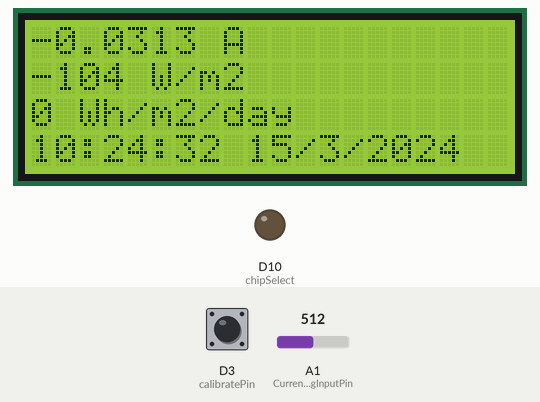
A sketch run on a simulated Arduino Zero (SAMD21). Shown: 20×4 character LCD, output pins drawn as LEDs (lit = HIGH). The inputs (shaded band) are chosen by the test bench; at power-on: D3 (calibratePin) HIGH, A1 (CurrentAnalogInputPin) = 512 (analog values on the 0–1023 scale). The local clock reads 2024-03-15 10:24:30 at power-on unless the sketch sets it; storage starts empty; what the sketch prints to the serial monitor is not drawn.

Above: at 2.2 s.
2.3 s: D3 (calibratePin) pulled LOW for 0.15 s
At 3.6 s:
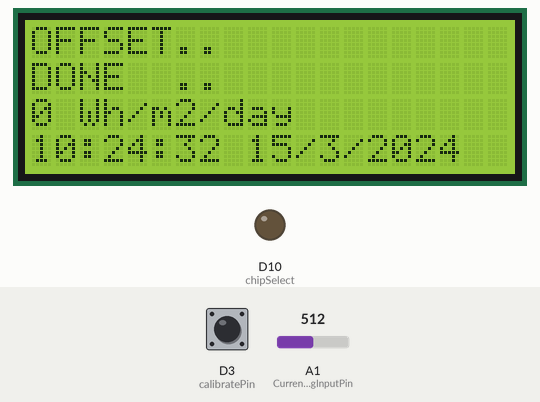
5.4 s: A1 (CurrentAnalogInputPin) set to 535
At 7.9 s:
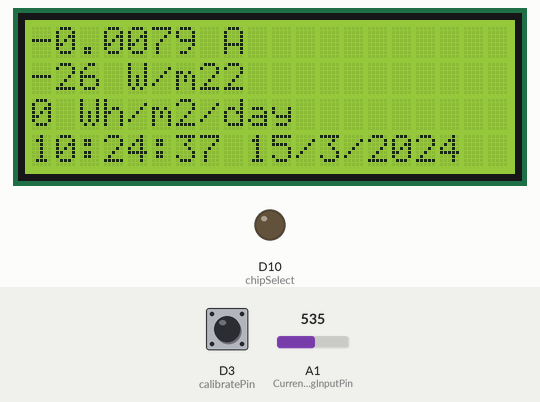
8.1 s: A1 (CurrentAnalogInputPin) set to 543
At 10.9 s:
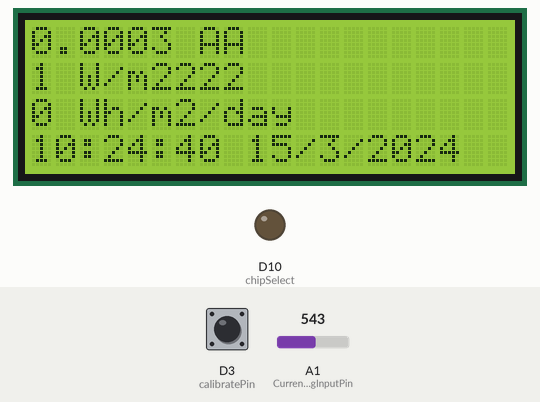
11.1 s: D3 (calibratePin) pulled LOW for 1 s
At 12.7 s:
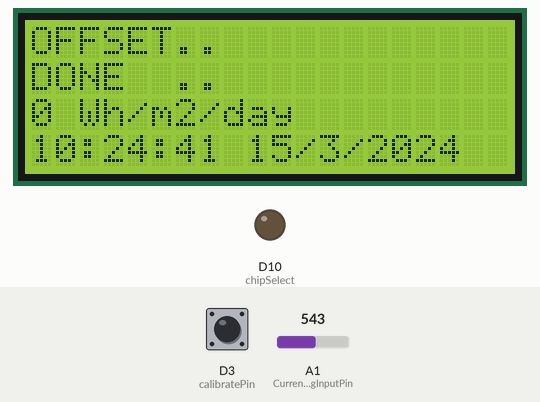
14.4 s: D3 (calibratePin) pulled LOW for 0.15 s
At 15.05 s:
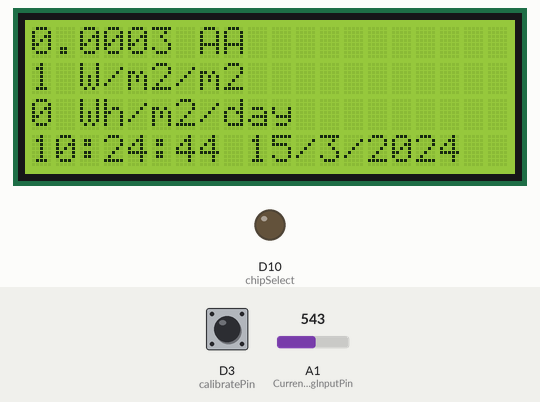
16.4 s: D3 (calibratePin) pulled LOW for 1 s
At 18.6 s:
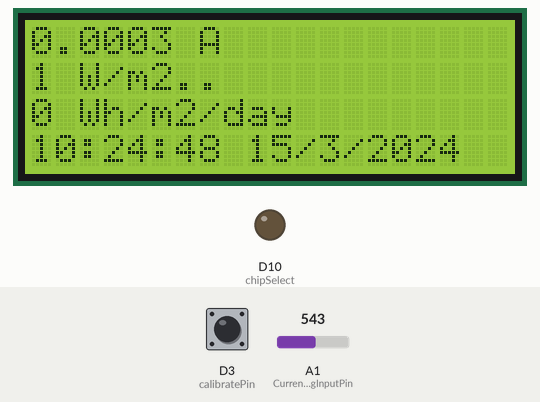
Timing chart, 0 to 20.1 s (numbered marks = the images above; inputs shaded):
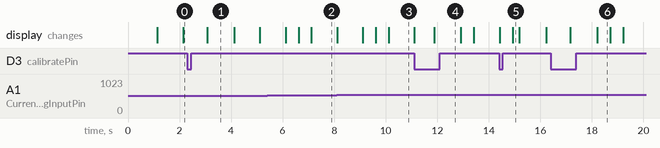

Measured:
- the behaviour switches between 542 and 543 on A1 (CurrentAnalogInputPin) (found by bisection; images 2 and 3)
- after the input at 2.3 s, the display: changes after 0.77 s (image 1)
- after the input at 11.1 s, the display: first differs from a run without the input after 0.77 s (image 4)
- after the input at 14.4 s, the display: first differs from a run without the input after 0.52 s (image 5)
- after the input at 16.4 s, the display: first changes after 0.76 s (image 6 shows a later state)
- what the display in image 1 shows lasts 1.0 s, from 3.1 s to 4.1 s
- what the display in image 6 shows lasts 0.5 s, from 18.2 s to 18.7 s

The sketch:

datalogger_Irradiance_SD.ino
```cpp
/* Irradiation meter using Solar Cell by Solarduino */

// Note :  Safety is very important when dealing with electricity. We take no responsibilities while you do it at your own risk.
// Note :  Irradiation meter is designed to measure and record the irradiation level for PV system performance check and feasibility study.
// Note :  Irradiation can measure and record (in SD card) instantaneous short circuit current (Isc) of panel, instantaneous Irradiation (W/m2) and daily Irradiation Energy in (W/m2/day)
// Note :  The daily Irradiation Energy is reset everyday or reset upon power outage (power supply to Arduino).
// Note :  The accuracy of the Irradiation is subject to the quality of user's solar cell and current module sensor.
// Note :  The Short Circuit Current of panel is recommended to be slightly lower or near the maximum range of current sensor for better accuracy results.
// Note :  The Irradiation is 100% subject to measured current and temperature coeffecient is neglected as it has almost negligible effect
// Note :  The temperature coefficient is neglected so that do not need additional temperature probe, furthermore 65 degree celcius under hot sun (40 degree temperature diference from STC) only performing 2.5% difference.
// Note :  The unit provides reasonable accuracy and may not be comparable with other expensive branded and commercial irradiation meter.
// Note :  All credit shall be given to Solarduino.

/*/////////////////////////////////////////////////////////////////////////////////////////////////////////////////////////////////////////////////////////////////////////////////////*/

/* 0- General */

int decimalPrecision = 4;                   /* decimal places for only for current value shown in LED Display */

/* 1- DC Current & Irradiation */
const int calibratePin = 3;
int PotPin = A0;
int CurrentAnalogInputPin = A1;             // Which pin to measure Current Value
float mVperAmpValue = 3500;                  // If using ACS712 current module : for 5A module key in 185, for 20A module key in 100, for 30A module key in 66
// If using WCS current module : for 0.25A module key in 7000, for 0.5A module key in 3500, for 1.0A module key in 2000, for 2.0A module key in 1000.
float moduleMiddleVoltage = 1650;           // key in middle voltage value in mV. For 5V power supply key in 2500, for 3.3V power supply, key in 1650 mV
float moduleSupplyVoltage = 3300;           // supply voltage to current sensor module in mV, default 5000mV, may use 3300mV
float currentSampleRead  = 0;               /* to read the value of a sample*/
float currentLastSample  = 0;               /* to count time for each sample. Technically 1 milli second 1 sample is taken */
float currentSampleSum   = 0;               /* accumulation of sample readings */
float currentSampleCount = 0;               /* to count number of sample. */
float currentMean ;                         /* to calculate the average value from all samples*/
float finalCurrent ;                        /* the final current reading without taking offset value*/
float finalCurrent2 ;                       /* the final current reading*/
float ShortCircuitCurrentSTC = 0.300   ;      // Key in the Short Circuit Current (At STC condition) of your Solar Panel or Solar Cell. Value 9 showing 9.0A Isc Panel.
float Irradiation = 0.00;                   /* This shows the irradiation level in W/m2.
            /* 1.1 - Offset DC Current */
int   OffsetRead = 0;                   /* To switch between functions for auto callibation purpose */
float currentOffset = 0;             // to Offset deviation and accuracy. Offset any fake current when no current operates.
// the offset will automatically done when you press the <SELECT> button on the LCD display module.
// you may manually set offset here if you do not have LCD shield
float offsetLastSample = 0;             /* to count time for each sample. Technically 1 milli second 1 sample is taken */
float offsetSampleCount = 0;            /* to count number of sample. */

/* 1.2 - Average Accumulate Irradiation */

float accumulateIrradiation = 0;                          /* Amount of accumulate irradiation*/
unsigned long startMillisIrradiation;                     /* start counting time for irradiation energy */
unsigned long currentMillisIrradiation;                   /* current counting time for irradiation energy */
const unsigned long periodIrradiation = 500;             // refresh every X seconds (in seconds) Default 1000 = 1 second
float FinalAccumulateIrradiationValue = 0;                /* shows the final accumulate irradiation reading*/


#include <Wire.h>
#include <LiquidCrystal_I2C.h>
LiquidCrystal_I2C lcd(0x27, 20, 4);
unsigned long startMillisLCD;                               /* start counting time for LCD Display */
unsigned long currentMillisLCD;                             /* current counting time for LCD Display */
const unsigned long periodLCD = 500;                       // refresh every X seconds (in seconds) in LED Display. Default 1000 = 1 second

/* 3 - SD memory card shield */

#include<Wire.h>                                            /*Load the library for talking over I2C (by default already built-it with arduino solftware)*/
#include<SD.h>                                              /*Load the SD card Library (by default already built-it with arduino solftware)*/
#include<SPI.h>                                             /*Load the SPI of SPI communication Library (by default already built-it with arduino solftware)*/
#include "RTClib.h"                                         //Must download the library from Tools > manage library > type RTCLib by Adafruit
RTC_DS1307 rtc_ext;                                             /* initiate Real Time Cloak for DS1307 chip */
DateTime now;                                               /* initiate time variable*/
int h = now.hour();                                         /* create h as variable for hour */
int chipSelect = 10;                                        /* ChipSelect pin based on the SC card shield using SPI communication. By default the pin is 10 on Arduino Uno. This pin cannot be changed */
File mySensorData;                                          // Variable for working with our file object
unsigned long startMillisSD;                                /* start counting time for SD Card */
unsigned long currentMillisSD;                              /* current counting time for SD Card */
const unsigned long periodSD = 10000;                       // refresh every X seconds (in seconds) Default 60000 = 1 minute


void setup()

{

  /* 0- General */

  Serial.begin(9600);                               /* In order to see value in serial monitor */
  pinMode(calibratePin, INPUT_PULLUP);

  attachInterrupt(digitalPinToInterrupt(calibratePin), CalibrateCurrent, FALLING);
  lcd.begin();

  // Turn on the blacklight and print a message.
  lcd.backlight();
  lcd.setCursor(0, 0);
  /* 1.2 - Average Accumulate Irradiation */

  startMillisIrradiation = millis();                /* Record initial starting time for daily irradiation */


  /* 3 - SD memory card shield */
  analogReadResolution(12);
  pinMode(chipSelect, OUTPUT);                      /*reserve pin 10 as an ouput by default*/
  rtc_ext.begin();
  Wire.begin();
  SD.begin(chipSelect);                             /* Initialise the SD Card with chipSelect connected to pin 10 by default*/
  startMillisSD = millis();                         /* Record initial starting time for SD card module */
  delay(1000);
  if (! rtc_ext.isrunning())                            /* if RTC not running give warning in Serial Monitor */
  {
    Serial.println("RTC is not running !");

  }

  //rtc_ext.adjust(DateTime(F(__DATE__), F(__TIME__)));   /*set the Real Time Cloak to the time same as your PC or Laptop time*/


  mySensorData = SD.open("Irrad.txt", FILE_WRITE);  // Open or create Irrad.txt on the SD card as a file to write to
  if (mySensorData)                                 // only to do these if data file opened sucessfully
  {
    DateTime now = rtc_ext.now();                       /* get time information */
    mySensorData.print("Date");
    mySensorData.print(",");
    mySensorData.print("Current (A)");
    mySensorData.print(",");
    mySensorData.print("Irradiation (W/m2)");
    mySensorData.print(",");
    mySensorData.println("Daily Irradiation (Wh/m2/day)");
    mySensorData.close();                          //close the file
  }


}

void loop()

{
  float voltage;


  /* 1- DC Current & Irradiation */

  if (millis() >= currentLastSample + 1 )                                                               /* every 1 milli second taking 1 reading */
  {
    currentSampleRead = analogRead(CurrentAnalogInputPin) - ((moduleMiddleVoltage / moduleSupplyVoltage) * 4096); /* read the sample value */
    //Serial.println(analogRead(CurrentAnalogInputPin));
    currentSampleSum = currentSampleSum + currentSampleRead ;                                         /* accumulate value with older sample readings*/
    currentSampleCount = currentSampleCount + 1;                                                      /* to move on to the next following count */
    currentLastSample = millis();                                                                     /* to reset the time again so that next cycle can start again*/
  }

  if (currentSampleCount == 500)                                                                       /* after 1000 count or 1000 milli seconds (1 second), do the calculation and display value*/
  {
    currentMean = currentSampleSum / currentSampleCount;                                              /* calculate average value of all sample readings taken*/
    //Serial.println(currentMean);
    finalCurrent = (((currentMean / 4096) * moduleSupplyVoltage) / mVperAmpValue);                    /* calculate the final current (without offset)*/
    finalCurrent2 = (finalCurrent + currentOffset - 0.0283)/0.9046;                                                   /* The final current */
    Irradiation = (finalCurrent2 / ShortCircuitCurrentSTC * 1000);
    Serial.print(finalCurrent2, decimalPrecision);
    Serial.print(" A  ");
    Serial.print(Irradiation, decimalPrecision);
    Serial.print(" W/m2  ");
    currentSampleSum = 0;                                                                             /* to reset accumulate sample values for the next cycle */
    currentSampleCount = 0;                                                                           /* to reset number of sample for the next cycle */


  }


  /* 1.1 - Offset DC Current */

  if (OffsetRead == 1)
  {
    currentOffset = 0;                                                             /* set back currentOffset as default first*/
    if (millis() >= offsetLastSample + 1)                                          /* offset 1 - to centralise analogRead waveform*/
    {
      offsetSampleCount = offsetSampleCount + 1;
      offsetLastSample = millis();
    }

    if (offsetSampleCount == 500)                                            /* need to wait awhile as to get new value before offset take into calculation.  */
    { /* So this code is to delay 2.5 seconds after button pressed */
      currentOffset = - finalCurrent   ;                                             /* to offset values */
      OffsetRead = 0;                                                             /* until next offset button is pressed*/
      offsetSampleCount = 0;
      lcd.setCursor(0, 0);
      lcd.print ("OFFSET..     ");
      lcd.setCursor(0, 1);
      lcd.print ("DONE  ..     ");/* to reset the time again so that next cycle can start again */
      delay(1000);
    }
  }


  /* 1.2 - Average Accumulate Irradiation */

  currentMillisIrradiation = millis();                                                                 /* Count the time for current */

  if (currentMillisIrradiation - startMillisIrradiation >= periodIrradiation)
  {
    accumulateIrradiation = Irradiation / 3600 * (periodIrradiation / 1000);                          /* for smoothing calculation*/
    FinalAccumulateIrradiationValue =  FinalAccumulateIrradiationValue + accumulateIrradiation ;
    Serial.print(FinalAccumulateIrradiationValue, decimalPrecision);
    Serial.println(" Wh/m2/day");
    startMillisIrradiation = currentMillisIrradiation ;                                               /* Set the starting point again for next counting time */
    DateTime now = rtc_ext.now();
    if ((now.hour() >= 23) && (now.second() >= 58))                                                   /* daily irradiation will reset to 0 at 12am everyday*/
    { // if do not want to reset everyday, then delete these codes
      FinalAccumulateIrradiationValue =  0;
    }
  }


  /* 2 - LCD Display  */

  currentMillisLCD = millis();
  if (currentMillisLCD - startMillisLCD >= periodLCD)
  {
    DateTime now = rtc_ext.now();
    lcd.setCursor(0, 0);                                                                          /* Set cursor to first colum 0 and second row 1  */
    lcd.print(finalCurrent2, decimalPrecision);                                                   /* display voltage value in LCD in first row  */
    lcd.print(" A");
    lcd.setCursor(0, 1);
    lcd.print(Irradiation, 0);                                                                    /* display current value in LCD in first row */
    lcd.print(" W/m2");
    lcd.setCursor(0, 2);
    lcd.print(FinalAccumulateIrradiationValue, 0);                                                /* display current value in LCD in first row */
    lcd.print(" Wh/m2/day");
    lcd.setCursor(0, 3);
    lcd.print(now.hour(), DEC);
    lcd.print(':');
    lcd.print(now.minute(), DEC);
    lcd.print(':');
    lcd.print(now.second(), DEC);
    lcd.print(" ");
    lcd.print(now.day(), DEC);
    lcd.print('/');
    lcd.print(now.month(), DEC);
    lcd.print('/');
    lcd.println(now.year(), DEC);
    /* display current value in LCD in first row */
    //lcd.print(" Wh/m2/day        ");
    startMillisLCD = currentMillisLCD ;                                                           /* Set the starting point again for next counting time */

  }

  /* 3 - SD memory card shield */

  currentMillisSD = millis();                                                                       /* keep counting time for SD memory function */
  if (currentMillisSD - startMillisSD >= periodSD)                                                  /* if the time difference from begining is 1 minute (by default) do the following code */
  {
    mySensorData = SD.open("Irrad.txt", FILE_WRITE);                                              //Open Irrad.txt on the SD card as a file to write to
    if (mySensorData)                                                                             //only to do these if data file opened sucessfully
    {
      DateTime now = rtc_ext.now();                                                                   /* get time information */
      mySensorData.print(now.year(), DEC);                                                        /* print the year today */
      mySensorData.print("/");
      mySensorData.print(now.month(), DEC);                                                       /* print the month today */
      mySensorData.print("/");
      mySensorData.print(now.day(), DEC);                                                         /* print the date today */
      mySensorData.print(" ");
      mySensorData.print(now.hour(), DEC);                                                        /* print the hour now */
      mySensorData.print(":");
      mySensorData.print(now.minute(), DEC);                                                      /* print the minute now */
      mySensorData.print(":");
      mySensorData.print(now.second(), DEC);                                                      /* print the second now */
      mySensorData.print(",");
      mySensorData.print(finalCurrent2);                                                          /* print the short circuit current */
      mySensorData.print(",");
      mySensorData.print(Irradiation);                                                            /* print the irradiance in W/m2 */
      mySensorData.print(",");
      mySensorData.println(FinalAccumulateIrradiationValue);                                      /* print the total daily irradiance in W/m2/day */
      mySensorData.close();                                                                       //close the file
      Serial.println("written to SD Card Successfully !");
      startMillisSD = currentMillisSD ;

    }
  }


}
void CalibrateCurrent()
{
  OffsetRead = 1;
  Serial.println("Calibrate");


}
float floatMap(float x, float in_min, float in_max, float out_min, float out_max) {
  return (x - in_min) * (out_max - out_min) / (in_max - in_min) + out_min;
}
```
